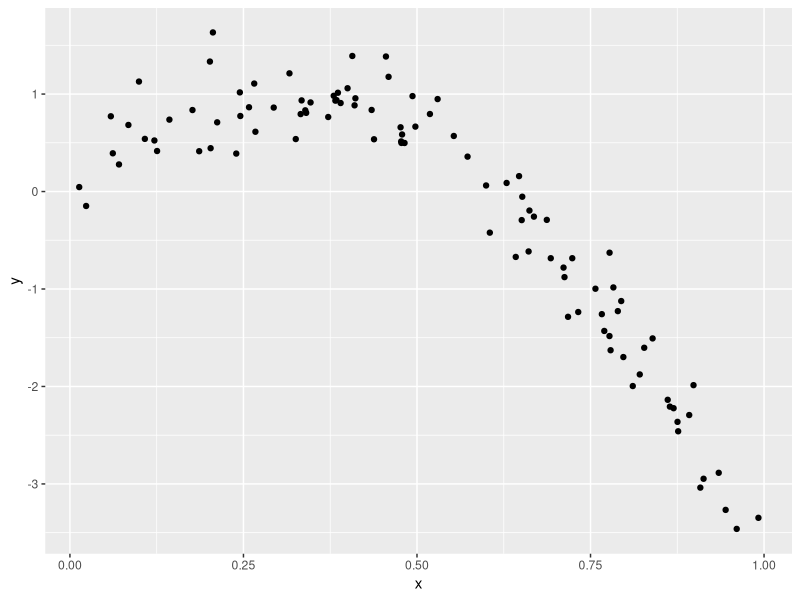
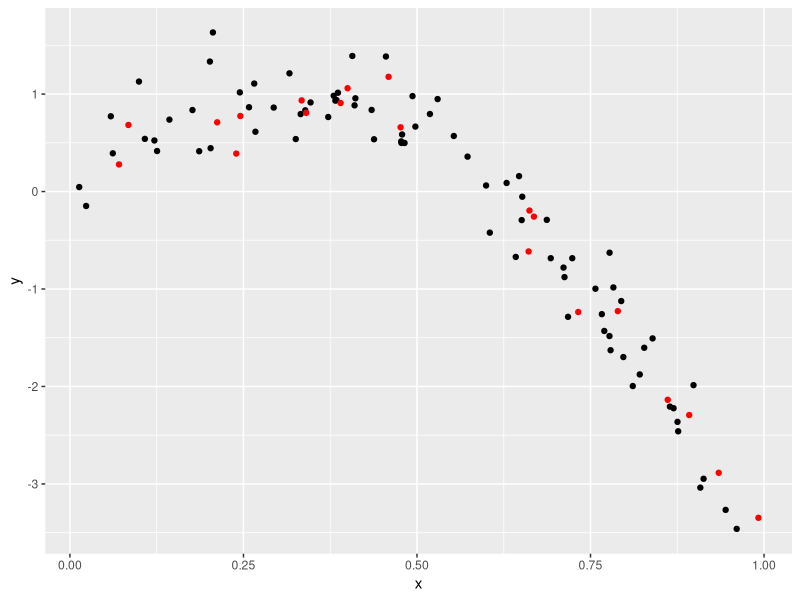
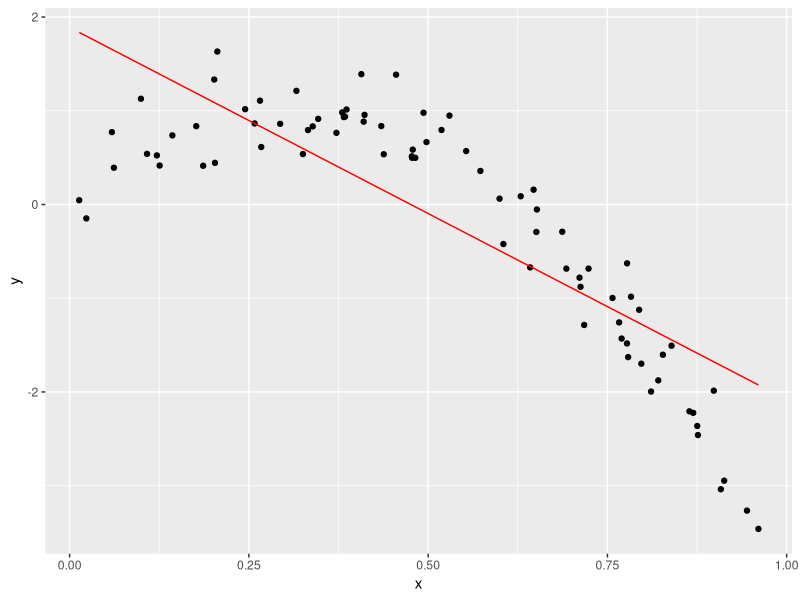
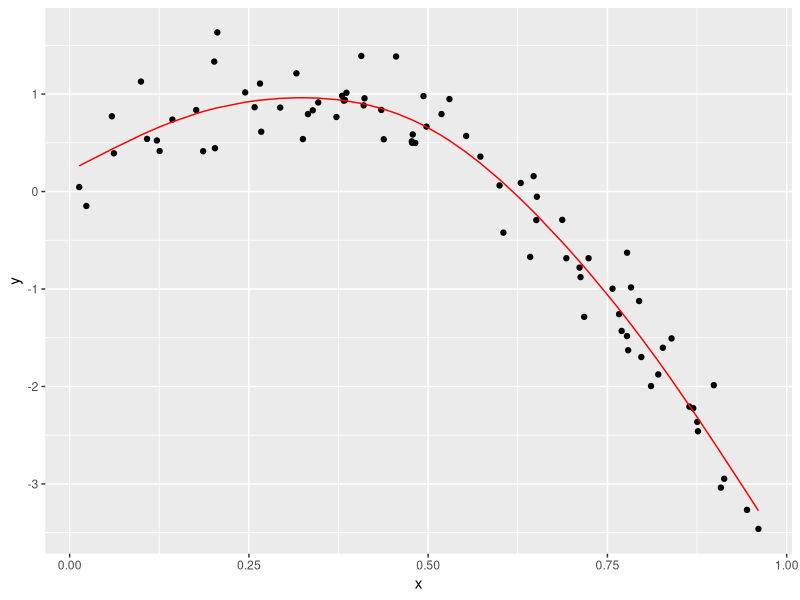
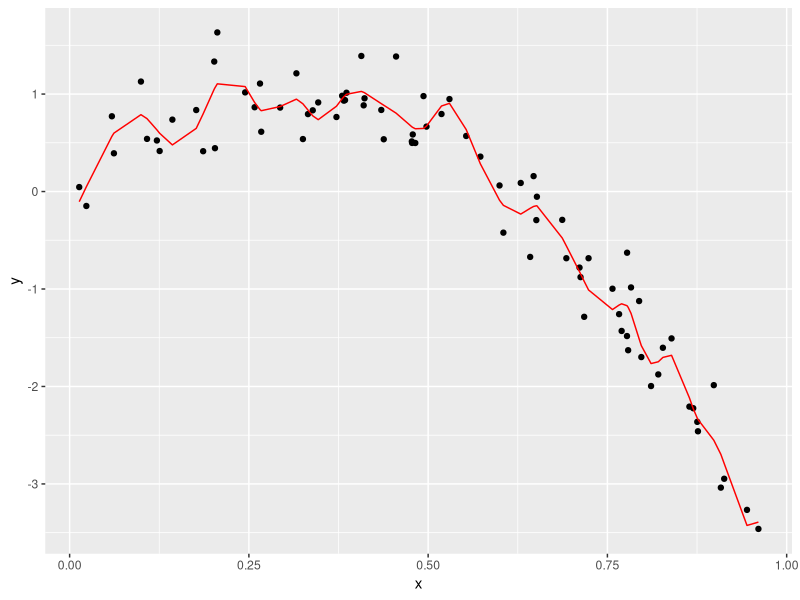

These figures' R source, in order:
## ---- chunk 1
library(tidyverse)
library(modelr)
library(mgcv)
set.seed(1)
knitr::opts_chunk$set(echo = TRUE)
## ---- chunk 2
nonlin_df = 
  tibble(
    id = 1:100,
    x = runif(100, 0, 1),
    y = 1 - 10 * (x - .3) ^ 2 + rnorm(100, 0, .3)
  )

nonlin_df %>% 
  ggplot(aes(x = x, y = y)) + 
  geom_point()
## ---- chunk 3
train_df = sample_n(nonlin_df, 80)
test_df = anti_join(nonlin_df, train_df, by = "id")
## ---- chunk 4
train_df %>%
  ggplot(aes(x = x, y = y)) + 
  geom_point() +
  geom_point(data = test_df, color = "red")
## ---- chunk 5
linear_mod = lm(y ~ x, data = train_df)
smooth_mod = mgcv::gam(y ~ s(x), data = train_df)
wiggly_mod = mgcv::gam(y ~ s(x, k = 30), sp = 10e-6, data = train_df)
## ---- chunk 6
train_df %>%
  add_predictions(linear_mod) %>%
  ggplot(aes(x = x , y = y)) +
  geom_point() +
  geom_line(aes(y = pred), color = "red")

train_df %>%
  add_predictions(smooth_mod) %>%
  ggplot(aes(x = x , y = y)) +
  geom_point() +
  geom_line(aes(y = pred), color = "red")

train_df %>%
  add_predictions(wiggly_mod) %>%
  ggplot(aes(x = x , y = y)) +
  geom_point() +
  geom_line(aes(y = pred), color = "red")
## ---- chunk 7
rmse(linear_mod, test_df)
rmse(smooth_mod, test_df)
rmse(wiggly_mod, test_df)
## ---- chunk 8
cv_df = 
  crossv_mc(nonlin_df, 100) %>%
  mutate(
    train = map(train, as_tibble),
    test = map(test, as_tibble)
  ) %>%
  mutate(
    linear_fits = map(.x = train, ~lm(y ~ x, data = .x))
  )

